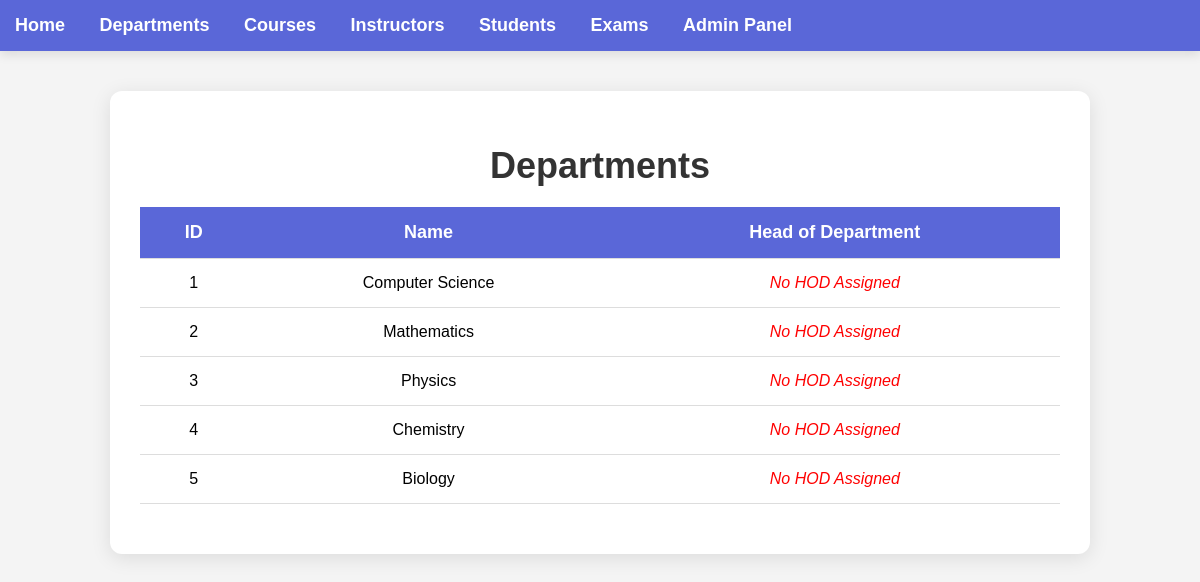
The page /departments on the database as committed earlier.
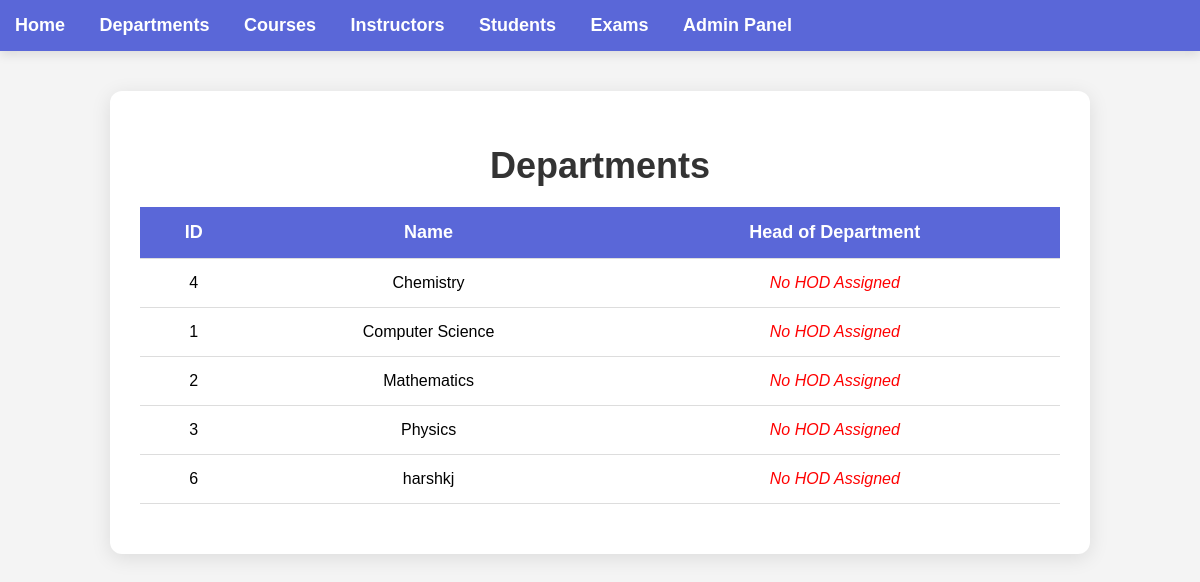
The same page on the database as committed later.
### model.py (models this page shows)
class Department(db.Model):
    __tablename__ = 'department'
    id = db.Column(db.Integer, primary_key=True)
    name = db.Column(db.String(100), nullable=False, unique=True)
    courses = db.relationship('Course', backref='department', lazy=True, cascade='all, delete-orphan')
    hod = db.relationship('HOD', uselist=False, back_populates='department', cascade='all, delete-orphan')

### app.py (the view)
@app.route('/departments')
def departments():
    departments = Department.query.outerjoin(HOD).outerjoin(Instructor).all()
    return render_template('departments.html', departments=departments)

### templates/departments.html (shortened to what this page needs)
{% extends 'layout.html' %}
{% block content %}<!DOCTYPE html>
<html lang="en">
<head>
</head>
<body>
    <div class="container">
        <h1>Departments</h1>
        <table class="department-table">
            <thead>
                <tr>
                    <th>ID</th>
                    <th>Name</th>
                    <th>Head of Department</th>
                </tr>
            </thead>
            <tbody>
                {% for department in departments %}
                <tr>
                    <td>{{ department.id }}</td>
                    <td>{{ department.name }}</td>
                    <td>
                        {% if department.hods %}
                            {{ department.hods[0].instructor.name }}
                        {% else %}
                            <span class="no-hod">No HOD Assigned</span>
                        {% endif %}
                    </td>
                </tr>
                {% endfor %}
            </tbody>
        </table>
    </div>
</body>
</html>
{% endblock %}

Rows that differ between the two databases and show on the page:
removed Department: id "5", name "Biology"
shown differently, row unchanged: Department "Chemistry": moves up the list
added Department: id "6", name "harshkj"
